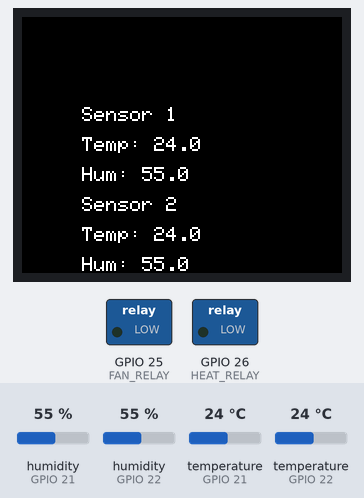
This program was run on a simulated ESP32. On the bench: 160×128 colour display, switched loads named in the program (green lamp = pin HIGH). The test bench sets the inputs (shaded band); at power-on: humidity (sensors on GPIO 21, GPIO 22) 55 %, temperature (sensors on GPIO 21, GPIO 22) 24 °C (analog values on the 0–4095 scale). WiFi joins after 1.5 s; servers stay silent unless stated; no MQTT or app messages arrive unless stated; what the program prints to the serial monitor is not drawn.

Above: at 7.5 s.
7.6 s: humidity (sensor on GPIO 21) set to 22 %
At 9.1 s:
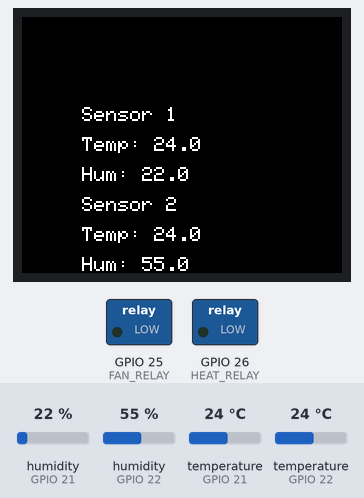
9.8 s: humidity (sensor on GPIO 22) set to 22 %
At 11.2 s:
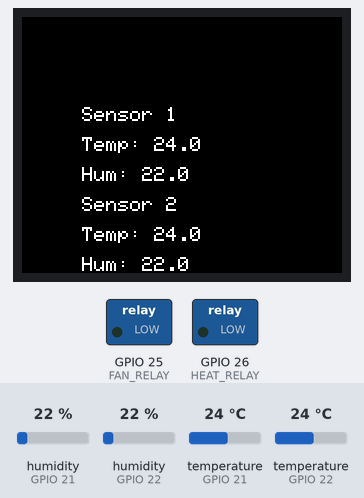
11.9 s: temperature (sensor on GPIO 21) set to 12 °C
At 13.2 s:
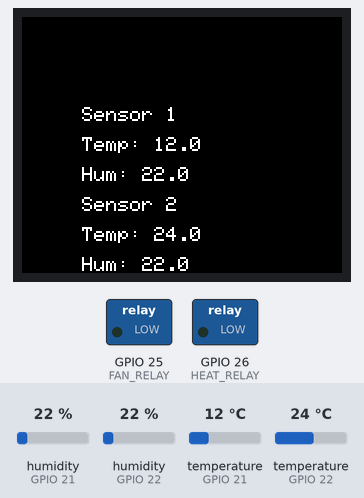
13.9 s: temperature (sensor on GPIO 22) set to 12 °C
At 15.3 s:
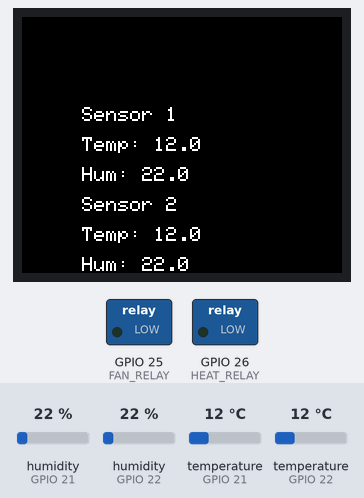
17.5 s: humidity (sensor on GPIO 21) set to 40 %
At 19.4 s:
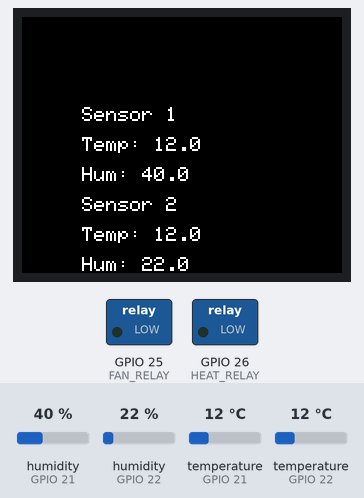
Timing chart, 0 to 20.9 s (numbered marks = the images above; inputs shaded):
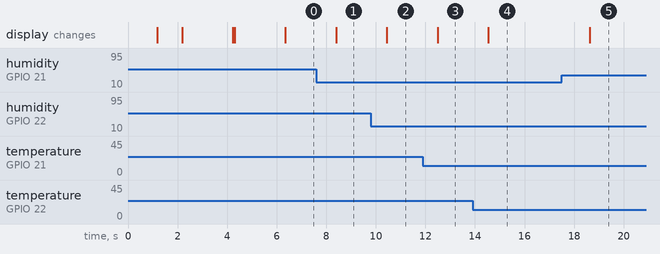

Measured:
- after the input at 7.6 s, the display: changes after 0.79 s (image 1)
- after the input at 9.8 s, the display: changes after 0.64 s (image 2)
- after the input at 11.9 s, the display: changes after 0.59 s (image 3)
- after the input at 13.9 s, the display: changes after 0.63 s (image 4)
- after the input at 17.5 s, the display: changes after 1.1 s (image 5)

The program:

main.cpp
```cpp
#include <Arduino.h>
// MQTT and WiFi
#include <WiFi.h>
#include <PubSubClient.h>

// Sensor
#include <Adafruit_Sensor.h>
#include <DHT.h>

// TFT
#include <Adafruit_GFX.h>
#include <Adafruit_ST7735.h>
#include <SPI.h>

// define pins for TFT screen
#define TFT_CS 5
#define TFT_RST 4
#define TFT_DC 2
#define TFT_SCLK 18
#define TFT_MOSI 23

// define pins for Voltage Meter
#define VOLTAGE_METER_PIN1 34
#define VOLTAGE_METER_PIN2 35

// define pins for DHT21
#define DHTPIN_1 21
#define DHTPIN_2 22
#define DHTTYPE DHT21

// define pins for Relay
#define FAN_RELAY 25
#define HEAT_RELAY 26

// define delay time
long long lastRefreshTime = 0;
long long refreshDelay = 1000;
long long lastPublishTime = 0;
long long publishDelay = 2000;

// Replace with your network credentials
const char *ssid = "rcd";
const char *password = "rcdrcd@1234";

// const char *ssid = "PUIP";
// const char *password = "0640462517";

// const char *ssid = "gm 2.4G";
// const char *password = "gm969/13";

// Replace with your MQTT broker address
const char *mqttServer = "154.215.14.235";
const int mqttPort = 3007;
const char *mqttUser = "test-rcd";
const char *mqttPassword = "test-rcd";
const char *mqttClientId = "RiceDryerEsp32";

// relay variables
boolean fanRelay = false;
boolean heatRelay = false;
boolean heatStatus = false;

DHT dht1(DHTPIN_1, DHTTYPE);
DHT dht2(DHTPIN_2, DHTTYPE);

// safty variables
float maxTemp = 30.0;
float minTemp = 20.0;

WiFiClient espClient;
PubSubClient client(espClient);

// initialize the TFT screen
Adafruit_ST7735 tft = Adafruit_ST7735(TFT_CS, TFT_DC, TFT_MOSI, TFT_SCLK, TFT_RST);

// function prototypes
float calcVoltage(int pin);
void reconnect();
void callback(char *topic, byte *message, unsigned int length);

void setup()
{
  Serial.begin(115200);
  Serial.println(__FILE__);

  // set pinMode for Relay
  pinMode(FAN_RELAY, OUTPUT);
  pinMode(HEAT_RELAY, OUTPUT);

  // set resolution for analogRead
  analogReadResolution(12);

  // Initialize the TFT screen
  tft.initR(INITR_BLACKTAB); // initialize a ST7735S chip, black tab
  tft.fillScreen(ST77XX_BLACK);
  tft.setRotation(3);
  tft.setTextSize(1);
  tft.setTextColor(ST7735_WHITE);

  // Connect to Wi-Fi network
  WiFi.begin(ssid, password);
  while (WiFi.status() != WL_CONNECTED)
  {
    delay(1000);
    Serial.println("Connecting to WiFi...");
    tft.setCursor(30, 45); // (x,y) x แนวนอน , y แนวตั้ง
    tft.printf("Connecting to Wifi");

    // show ssid and password
    tft.setCursor(25, 60);
    tft.printf("SSID: %s", ssid);
    tft.setCursor(25, 75);
    tft.printf("Password: %s", password);
  }
  Serial.println("Connected to WiFi");

  // show connected to wifi and ip address
  tft.fillScreen(ST77XX_BLACK);
  tft.setCursor(30, 45);
  tft.printf("Connected to Wifi");
  tft.setCursor(10, 60);
  tft.printf("IP Address: %s", WiFi.localIP().toString().c_str());

  delay(2000);

  // Connect to MQTT broker
  client.setServer(mqttServer, mqttPort);
  client.setCallback(callback);
  while (!client.connected())
  {
    Serial.println("Connecting to MQTT...");

    tft.fillScreen(ST77XX_BLACK);
    tft.setCursor(30, 45);
    tft.printf("Connecting to MQTT");
    if (client.connect(mqttClientId, mqttUser, mqttPassword))
    {
      Serial.println("Connected to MQTT");

      client.subscribe("gm/dev/rice/control/#");

      tft.fillScreen(ST77XX_BLACK);
      tft.setCursor(30, 45);
      tft.printf("Connected to MQTT");
    }
    else
    {
      Serial.print("Failed with state ");
      Serial.print(client.state());

      tft.fillScreen(ST77XX_BLACK);
      tft.setCursor(30, 45);
      tft.printf("Failed with state");
      tft.setCursor(30, 60);
      tft.printf("%d", client.state());
      delay(2000);
    }
  }

  dht1.begin();
  dht2.begin();

  tft.fillScreen(ST77XX_BLACK);
  tft.setCursor(30, 45);
  tft.printf("DHT21 Sensor");
  tft.setCursor(30, 60);
  tft.printf("Ready");

  delay(2000);
}

void loop()
{
  // check if we're connected to WiFi and MQTT broker
  if (!client.connected())
  {
    reconnect();
  }
  client.loop();

  if (millis() - lastRefreshTime > refreshDelay)
  {
    // read temperature and humidity from DHT21
    float t1 = dht1.readTemperature();
    float h1 = dht1.readHumidity();
    float t2 = dht2.readTemperature();
    float h2 = dht2.readHumidity();

    // display data on TFT screen
    tft.fillScreen(ST77XX_BLACK);
    tft.setCursor(30, 45);
    tft.printf("Sensor 1");
    tft.setCursor(30, 60);
    tft.printf("Temp: %.1f", t1);
    tft.setCursor(30, 75);
    tft.printf("Hum: %.1f", h1);

    tft.setCursor(30, 90);
    tft.printf("Sensor 2");
    tft.setCursor(30, 105);
    tft.printf("Temp: %.1f", t2);
    tft.setCursor(30, 120);
    tft.printf("Hum: %.1f", h2);

    lastRefreshTime = millis();
  }

  if (millis() - lastPublishTime > publishDelay)
  {
    // read temperature and humidity from DHT21
    float t1 = dht1.readTemperature();
    float h1 = dht1.readHumidity();
    float t2 = dht2.readTemperature();
    float h2 = dht2.readHumidity();

    // publish data to MQTT broker
    char t1Char[6];
    char h1Char[6];
    char t2Char[6];
    char h2Char[6];
    dtostrf(t1, 4, 2, t1Char);
    dtostrf(h1, 4, 2, h1Char);
    dtostrf(t2, 4, 2, t2Char);
    dtostrf(h2, 4, 2, h2Char);
    client.publish("gm/dev/rice/temp1", t1Char);
    client.publish("gm/dev/rice/hum1", h1Char);
    client.publish("gm/dev/rice/temp2", t2Char);
    client.publish("gm/dev/rice/hum2", h2Char);

    // // read voltage from sensor
    // float v1 = calcVoltage(VOLTAGE_METER_PIN1);
    // float v2 = calcVoltage(VOLTAGE_METER_PIN2);

    // Serial.print("Voltage 1: ");
    // Serial.println(v1);
    // Serial.print("Voltage 2: ");
    // Serial.println(v2);

    lastPublishTime = millis();
  }

  // check if we need to turn on/off the heater
  if (heatStatus == true)
  {
    if (dht1.readTemperature() > maxTemp)
    {
      digitalWrite(HEAT_RELAY, LOW);
      heatRelay = false;
      client.publish("gm/dev/rice/heatRelay", "off");
    }
    if (dht1.readTemperature() < maxTemp - 10)
    {
      digitalWrite(HEAT_RELAY, HIGH);
      heatRelay = true;
      client.publish("gm/dev/rice/heatRelay", "on");
    }
  }
}

float calcVoltage(int pin)
{
  // Read the voltage from the sensor
  int sensorValue = analogRead(pin);

  // Convert the sensor value to voltage
  float voltage = sensorValue * (3.3 / 4095.0) * 5.5;
  return voltage;
}

void callback(char *topic, byte *message, unsigned int length)
{
  Serial.print("Message arrived on topic: ");
  Serial.print(topic);
  Serial.print(". Message: ");
  String messageTemp;

  for (int i = 0; i < length; i++)
  {
    Serial.print((char)message[i]);
    messageTemp += (char)message[i];
  }
  Serial.println();

  if (String(topic) == "gm/dev/rice/control/fan")
  {
    if (messageTemp == "true")
    {
      if (fanRelay == false)
      {
        fanRelay = true;
        digitalWrite(FAN_RELAY, HIGH);
        client.publish("gm/dev/rice/fanState", "on");
      }

      else
      {
        fanRelay = false;
        digitalWrite(FAN_RELAY, LOW);
        client.publish("gm/dev/rice/fanState", "off");
      }
    }
  }

  if (String(topic) == "gm/dev/rice/control/heat")
  {
    if (messageTemp == "true")
    {
      if (heatStatus == false)
      {
        heatRelay = true;
        heatStatus = true;
        digitalWrite(HEAT_RELAY, HIGH);
        client.publish("gm/dev/rice/heatState", "on");
        client.publish("gm/dev/rice/heatRelay", "on");
      }

      else
      {
        heatRelay = false;
        heatStatus = false;
        digitalWrite(HEAT_RELAY, LOW);
        client.publish("gm/dev/rice/heatState", "off");
      }
    }
  }

  if (String(topic) == "gm/dev/rice/control/maxHeat")
  {
    Serial.print("Changing max temp to ");
    Serial.println(messageTemp);
    maxTemp = messageTemp.toFloat();
  }

  if (String(topic) == "gm/dev/rice/control/off")
  {
    if (messageTemp == "true")
    {
      heatRelay = false;
      heatStatus = false;
      digitalWrite(HEAT_RELAY, LOW);

      fanRelay = false;
      digitalWrite(FAN_RELAY, LOW);

      client.publish("gm/dev/rice/heatState", "off");
      client.publish("gm/dev/rice/fanState", "off");
      client.publish("gm/dev/rice/heatRelay", "off");
      client.publish("gm/dev/rice/offState", "finished");
    }
  }

  if (String(topic) == "gm/dev/rice/control/start")
  {
    if (messageTemp == "true")
    {
      heatStatus = true;
      digitalWrite(HEAT_RELAY, HIGH);

      fanRelay = true;
      digitalWrite(FAN_RELAY, HIGH);

      client.publish("gm/dev/rice/heatState", "on");
      client.publish("gm/dev/rice/fanState", "on");
      client.publish("gm/dev/rice/heatRelay", "on");
      client.publish("gm/dev/rice/startState", "started");
    }
  }
}

void reconnect()
{
  // Loop until we're reconnected
  while (!client.connected())
  {
    Serial.print("Attempting MQTT connection...");
    // Attempt to connect
    if (client.connect(mqttClientId, mqttUser, mqttPassword))
    {
      Serial.println("connected");
      // Subscribe
      client.subscribe("gm/dev/rice/control/#");
    }
    else
    {
      Serial.print("failed, rc=");
      Serial.print(client.state());
      Serial.println(" try again in 5 seconds");
      // Wait 5 seconds before retrying
      delay(5000);
    }
  }
}
```
